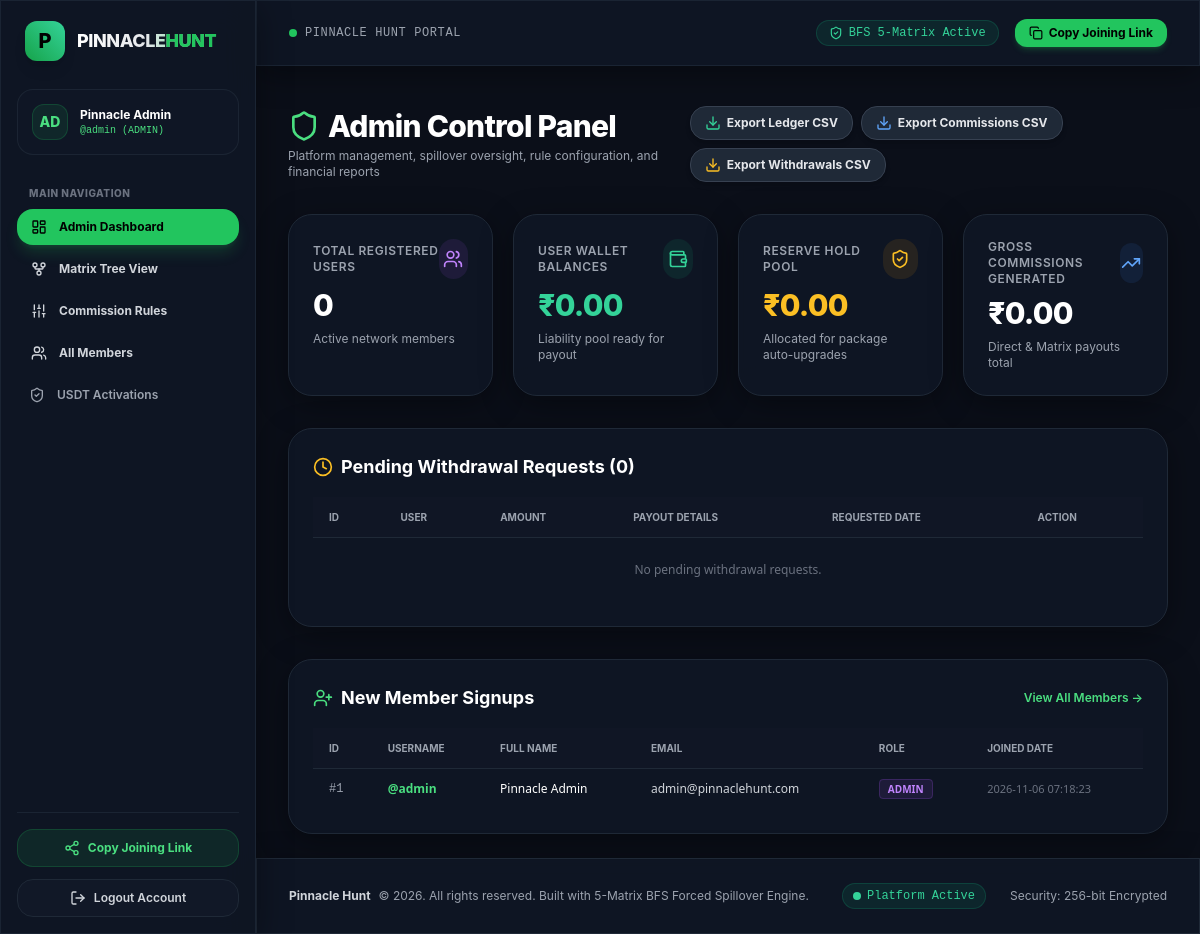
Screenshot of /index.php?page=admin_dashboard (signed in) with the database file from the repository.
### tables this page shows
CREATE TABLE `users` (
    `id` INT AUTO_INCREMENT PRIMARY KEY,
    `username` VARCHAR(50) NOT NULL UNIQUE,
    `email` VARCHAR(100) NOT NULL UNIQUE,
    `password` VARCHAR(255) NOT NULL,
    `full_name` VARCHAR(100) NOT NULL,
    `phone` VARCHAR(20) DEFAULT NULL,
    `role` ENUM('admin', 'user') NOT NULL DEFAULT 'user',
    `sponsor_id` INT DEFAULT NULL,
    `wallet_balance` DECIMAL(15,2) NOT NULL DEFAULT 0.00,
    `reserve_balance` DECIMAL(15,2) NOT NULL DEFAULT 0.00,
    `status` ENUM('active', 'inactive', 'suspended') NOT NULL DEFAULT 'active',
    `created_at` DATETIME NOT NULL DEFAULT CURRENT_TIMESTAMP,
    FOREIGN KEY (`sponsor_id`) REFERENCES `users`(`id`) ON DELETE SET NULL
);

### views/admin/dashboard.php (the view, shortened to what the rows shown need)
<?php require_once __DIR__ . '/../layout/header.php'; ?>
<div class="flex flex-col md:flex-row md:items-center justify-between gap-4 mb-8">
    <div>
        <h1 class="text-3xl font-extrabold text-white tracking-tight flex items-center gap-2">
            <i data-lucide="shield" class="w-8 h-8 text-brand-400"></i> Admin Control Panel
        </h1>
    </div>
</div>
<div class="glass-card rounded-3xl p-6 mb-8 border border-gray-800">
    <div class="overflow-x-auto">
        <table class="w-full text-left text-xs text-gray-300">
            <thead class="bg-gray-900/60 uppercase text-[10px] text-gray-400 font-semibold border-b border-gray-800">
                <tr>
                    <th class="px-4 py-3">ID</th>
                    <th class="px-4 py-3">User</th>
                    <th class="px-4 py-3">Amount</th>
                    <th class="px-4 py-3">Payout Details</th>
                    <th class="px-4 py-3">Requested Date</th>
                    <th class="px-4 py-3">Action</th>
                </tr>
            </thead>
        </table>
    </div>
</div>
<div class="glass-card rounded-3xl p-6 border border-gray-800">
    <div class="overflow-x-auto">
        <table class="w-full text-left text-xs text-gray-300">
            <thead class="bg-gray-900/60 uppercase text-[10px] text-gray-400 font-semibold border-b border-gray-800">
                <tr>
                    <th class="px-4 py-3">ID</th>
                    <th class="px-4 py-3">Username</th>
                    <th class="px-4 py-3">Full Name</th>
                    <th class="px-4 py-3">Email</th>
                    <th class="px-4 py-3">Role</th>
                    <th class="px-4 py-3">Joined Date</th>
                </tr>
            </thead>
            <tbody class="divide-y divide-gray-800/60 font-mono">
                <?php foreach ($recentUsers as $ru): ?>
                    <tr class="hover:bg-gray-800/30 transition">
                        <td class="px-4 py-3 text-gray-400">#<?= $ru['id'] ?></td>
                        <td class="px-4 py-3 font-bold text-brand-400 font-sans">@<?= htmlspecialchars($ru['username']) ?></td>
                        <td class="px-4 py-3 text-white font-sans"><?= htmlspecialchars($ru['full_name']) ?></td>
                        <td class="px-4 py-3 text-gray-300 font-sans"><?= htmlspecialchars($ru['email']) ?></td>
                        <td class="px-4 py-3 font-sans">
                            <span class="px-2 py-0.5 rounded text-[10px] font-bold <?= $ru['role'] === 'admin' ? 'bg-purple-500/10 text-purple-400 border border-purple-500/20' : 'bg-gray-800 text-gray-300' ?>"><?= strtoupper($ru['role']) ?></span>
                        </td>
                        <td class="px-4 py-3 text-gray-500 font-sans text-[11px]"><?= $ru['created_at'] ?></td>
                    </tr>
                <?php endforeach; ?>
            </tbody>
        </table>
    </div>
</div>
<?php require_once __DIR__ . '/../layout/footer.php'; ?>

### views/layout/header.php (shortened to what the rows shown need)
<!DOCTYPE html>
<html lang="en" class="dark">
<head>
    <script src="https://cdn.tailwindcss.com"></script>
</head>
<body class="min-h-screen flex flex-col antialiased selection:bg-brand-500 selection:text-black">
<?php if (isLoggedIn()): $user = currentUser(); ?>
<aside class="w-64 fixed inset-y-0 left-0 z-40 glass-card border-r border-gray-800/80 hidden md:flex flex-col justify-between p-4">
    <div class="space-y-6">
        <a href="index.php" class="flex items-center gap-3 px-2 py-1 group">
            <div class="w-10 h-10 rounded-xl bg-gradient-to-tr from-brand-600 to-emerald-400 flex items-center justify-center font-extrabold text-black text-xl shadow-lg group-hover:scale-105 transition-transform">
                P
            </div>
            <span class="font-extrabold text-lg tracking-tight bg-clip-text text-transparent bg-gradient-to-r from-white via-gray-200 to-brand-400">
                PINNACLE<span class="text-brand-500">HUNT</span>
            </span>
        </a>
        <div class="p-3.5 rounded-2xl bg-gray-900/80 border border-gray-800/80 flex items-center gap-3">
            <div class="w-9 h-9 rounded-xl bg-brand-500/10 border border-brand-500/20 text-brand-400 flex items-center justify-center font-extrabold text-sm">
                <?= strtoupper(substr($user['username'] ?? 'U', 0, 2)) ?>
            </div>
            <div class="flex-1 min-w-0">
                <div class="text-xs font-bold text-white truncate"><?= htmlspecialchars($user['full_name'] ?? '') ?></div>
                <div class="text-[10px] text-brand-400 font-mono truncate">@<?= htmlspecialchars($user['username'] ?? '') ?> (<?= strtoupper($user['role'] ?? 'USER') ?>)</div>
            </div>
        </div>
        <nav class="space-y-1.5">
            <span class="px-3 text-[10px] font-extrabold text-gray-500 uppercase tracking-wider">Main Navigation</span>
            <?php if ($user && $user['role'] === 'admin'): ?>
                <a href="index.php?page=admin_dashboard" class="flex items-center gap-3 px-3.5 py-2.5 rounded-2xl text-xs font-bold transition hover:bg-gray-800/80 hover:text-white <?= ($_GET['page'] ?? '') === 'admin_dashboard' ? 'bg-brand-500 text-black shadow-lg shadow-brand-500/20' : 'text-gray-300' ?>">
                    <i data-lucide="layout-dashboard" class="w-4 h-4"></i> Admin Dashboard
                </a>
                <a href="index.php?page=admin_matrix_tree" class="flex items-center gap-3 px-3.5 py-2.5 rounded-2xl text-xs font-bold transition hover:bg-gray-800/80 hover:text-white <?= ($_GET['page'] ?? '') === 'admin_matrix_tree' ? 'bg-brand-500 text-black shadow-lg shadow-brand-500/20' : 'text-gray-300' ?>">
                    <i data-lucide="git-fork" class="w-4 h-4"></i> Matrix Tree View
                </a>
                <a href="index.php?page=admin_settings" class="flex items-center gap-3 px-3.5 py-2.5 rounded-2xl text-xs font-bold transition hover:bg-gray-800/80 hover:text-white <?= ($_GET['page'] ?? '') === 'admin_settings' ? 'bg-brand-500 text-black shadow-lg shadow-brand-500/20' : 'text-gray-300' ?>">
                    <i data-lucide="sliders" class="w-4 h-4"></i> Commission Rules
                </a>
                <a href="index.php?page=admin_members" class="flex items-center gap-3 px-3.5 py-2.5 rounded-2xl text-xs font-bold transition hover:bg-gray-800/80 hover:text-white <?= ($_GET['page'] ?? '') === 'admin_members' ? 'bg-brand-500 text-black shadow-lg shadow-brand-500/20' : 'text-gray-300' ?>">
                    <i data-lucide="users" class="w-4 h-4"></i> All Members
                </a>
                    <a href="index.php?page=admin_usdt" class="flex items-center gap-3 px-3 py-2.5 rounded-xl text-xs font-semibold <?= $page === 'admin_usdt' ? 'bg-brand-500/10 text-brand-400 border border-brand-500/20' : 'text-gray-400 hover:text-white hover:bg-gray-800/40' ?> transition">
                        <i data-lucide="shield-check" class="w-4 h-4"></i> USDT Activations
                    </a>
            <?php endif; ?>
        </nav>
    </div>
    <div class="space-y-3 pt-4 border-t border-gray-800/80">
        <?php
            $protocol = isset($_SERVER['HTTPS']) && $_SERVER['HTTPS'] === 'on' ? "https" : "http";
            $host = $_SERVER['HTTP_HOST'] ?? 'localhost:8000';
            $asideRefUrl = "{$protocol}://{$host}/index.php?page=register&ref=" . urlencode($user['username'] ?? '');
        ?>
        <button id="asideShareBtn" onclick="copyToClipboard('<?= htmlspecialchars($asideRefUrl) ?>', 'asideShareBtn')" class="w-full py-2.5 px-3 rounded-2xl text-xs font-bold bg-brand-500/10 hover:bg-brand-500/20 text-brand-400 border border-brand-500/20 transition flex items-center justify-center gap-2">
            <i data-lucide="share-2" class="w-4 h-4"></i> Copy Joining Link
        </button>
        <a href="index.php?action=logout" class="w-full py-2.5 px-3 rounded-2xl text-xs font-semibold bg-gray-900 hover:bg-red-500/20 text-gray-300 hover:text-red-400 border border-gray-800 hover:border-red-500/30 transition flex items-center justify-center gap-2">
            <i data-lucide="log-out" class="w-4 h-4"></i> Logout Account
        </a>
    </div>
</aside>
<div class="md:ml-64 min-h-screen flex flex-col flex-1">
    <header class="sticky top-0 z-30 glass-card border-b border-gray-800/80">
        <div class="max-w-7xl mx-auto px-4 sm:px-6 lg:px-8">
            <div class="flex items-center justify-between h-16">
                <div class="flex items-center gap-3">
                    <div class="flex items-center gap-2">
                        <span class="w-2 h-2 rounded-full bg-brand-500 animate-pulse"></span>
                        <span class="text-xs font-mono text-gray-400 uppercase tracking-wider">Pinnacle Hunt Portal</span>
                    </div>
                </div>
                <div class="flex items-center gap-4">
                    <span class="hidden sm:inline-flex items-center gap-1.5 px-3 py-1 rounded-full bg-emerald-500/10 text-emerald-400 font-mono text-xs border border-emerald-500/20">
                        <i data-lucide="shield-check" class="w-3.5 h-3.5"></i> BFS 5-Matrix Active
                    </span>
                    <button id="topNavShareBtn" onclick="copyToClipboard('<?= htmlspecialchars($asideRefUrl) ?>', 'topNavShareBtn')" class="px-3.5 py-1.5 rounded-xl text-xs font-bold bg-brand-500 hover:bg-brand-600 text-black shadow-md shadow-brand-500/20 transition flex items-center gap-1.5">
                        <i data-lucide="copy" class="w-3.5 h-3.5"></i> Copy Joining Link
                    </button>
                </div>
            </div>
        </div>
    </header>
<?php endif; ?>
<main class="flex-1 max-w-7xl w-full mx-auto px-4 sm:px-6 lg:px-8 py-6">

### rows the page displays
users: username "AD", full_name "Pinnacle Admin", username "admin", role "ADMIN", id "1", email "admin@pinnaclehunt.com", created_at "2026-11-06 07:18:23"

### other values shown
$totalUsers "0"
formatCurrency($totalSystemWallet) "₹0.00"
formatCurrency($totalReserveHold) "₹0.00"
formatCurrency($totalCommissionsPaid) "₹0.00"
count($pendingWithdrawals) "0"
